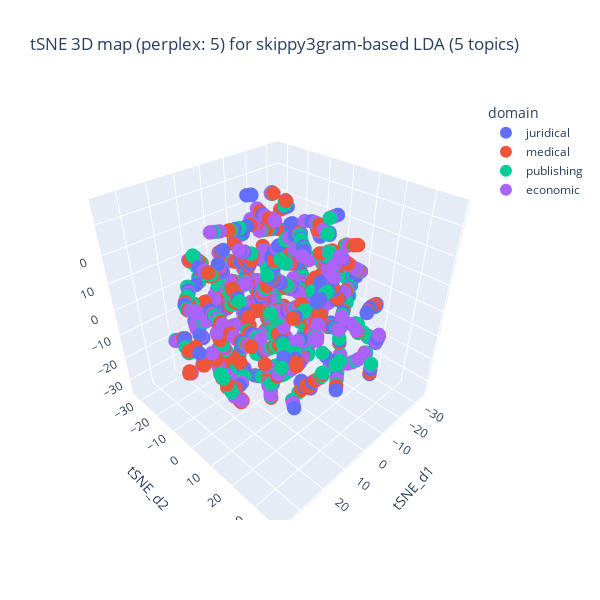
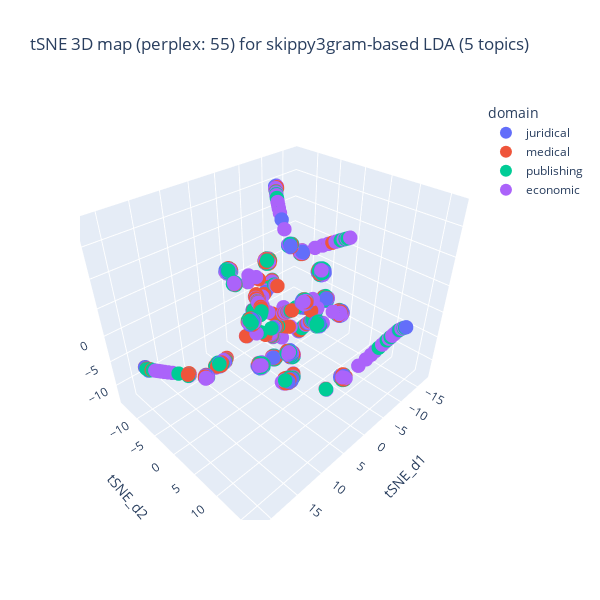
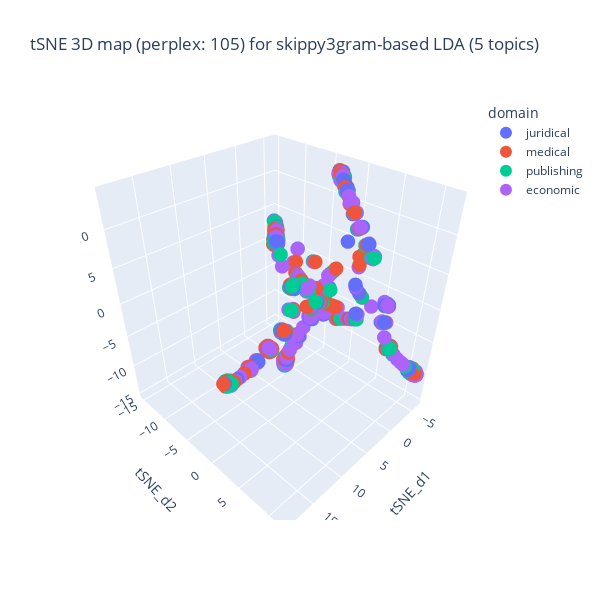
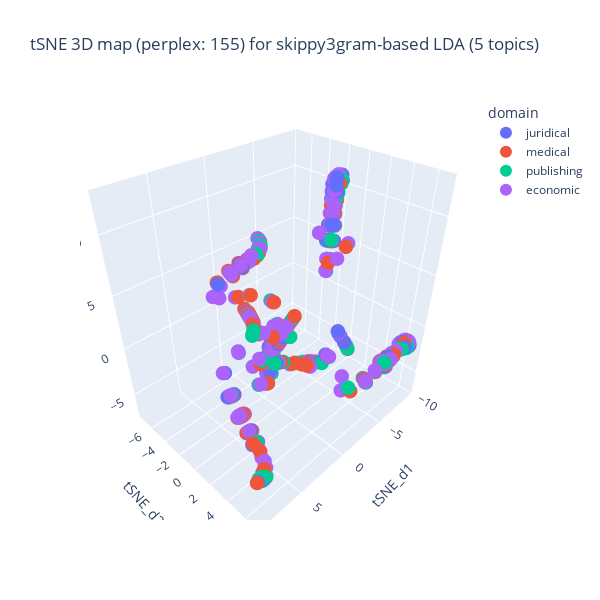

Notebook source saved alongside these figures, in order:
### Markdown cell above
# t-SNE を使った可視化

### Code cell
%%capture --no-display

## Plotlyを使って tSNE の結果の可視化 (3D)
import sklearn.manifold
import numpy as np
import pandas as pd
import plotly.express as pex

## perplexity の効果を確認
divider = 5
relative_perplexity = True
if relative_perplexity:
    max_val = round(len(df)/divider)
else:
    max_val = 200
perplexity_vals = range(5, max_val, 50) # 10から始めて doc数の 1/divider まで，50づつ大きくする
print(f"perplexity vals: {perplexity_vals}")

E = np.array(list(df['enc']))
for perplexity_val in perplexity_vals:
    ## tSNE 3D の生成
    tSNE_3d_varied = sklearn.manifold.TSNE(n_components = 3, random_state = 0,
                                perplexity = perplexity_val, n_iter = 1000)
    ## Fitting
    model_fitted = tSNE_3d_varied.fit_transform(E)
    
    ## df の編集
    df['tSNE_d1'] = model_fitted[:,0]
    df['tSNE_d2'] = model_fitted[:,1]
    df['tSNE_d3'] = model_fitted[:,2]
    
    ## 描画
    title_val = f"tSNE 3D map (perplex: {perplexity_val}) for {term_type}-based LDA ({n_topics} topics)"
    fig = pex.scatter_3d(df, x = 'tSNE_d1', y = 'tSNE_d2', z = 'tSNE_d3',
                                     color = 'domain', title = title_val)
    #
    fig.update_layout(showlegend = True, legend = {'itemsizing': 'constant'},
                  autosize = False, width = 600, height = 600)
    fig.update_traces(marker_size = 5)
    fig.show()
#

### Figure 1 — Plotly figure (JSON) as saved in the notebook; plotly's stock layout.template omitted (floating-point values rounded to 4 significant figures; data arrays with more than 128 entries replaced by an {"elided": "..."} marker saying what was removed)
{"data": [{"hovertemplate": "domain=juridical<br>tSNE_d1=%{x}<br>tSNE_d2=%{y}<br>tSNE_d3=%{z}<extra></extra>", "legendgroup": "juridical", "marker": {"color": "#636efa", "size": 5, "symbol": "circle"}, "mode": "markers", "name": "juridical", "scene": "scene", "showlegend": true, "type": "scatter3d", "x": {"elided": "500 float values"}, "y": {"elided": "500 float values"}, "z": {"elided": "500 float values"}}, {"hovertemplate": "domain=medical<br>tSNE_d1=%{x}<br>tSNE_d2=%{y}<br>tSNE_d3=%{z}<extra></extra>", "legendgroup": "medical", "marker": {"color": "#EF553B", "size": 5, "symbol": "circle"}, "mode": "markers", "name": "medical", "scene": "scene", "showlegend": true, "type": "scatter3d", "x": {"elided": "500 float values"}, "y": {"elided": "500 float values"}, "z": {"elided": "500 float values"}}, {"hovertemplate": "domain=publishing<br>tSNE_d1=%{x}<br>tSNE_d2=%{y}<br>tSNE_d3=%{z}<extra></extra>", "legendgroup": "publishing", "marker": {"color": "#00cc96", "size": 5, "symbol": "circle"}, "mode": "markers", "name": "publishing", "scene": "scene", "showlegend": true, "type": "scatter3d", "x": {"elided": "500 float values"}, "y": {"elided": "500 float values"}, "z": {"elided": "500 float values"}}, {"hovertemplate": "domain=economic<br>tSNE_d1=%{x}<br>tSNE_d2=%{y}<br>tSNE_d3=%{z}<extra></extra>", "legendgroup": "economic", "marker": {"color": "#ab63fa", "size": 5, "symbol": "circle"}, "mode": "markers", "name": "economic", "scene": "scene", "showlegend": true, "type": "scatter3d", "x": {"elided": "497 float values"}, "y": {"elided": "497 float values"}, "z": {"elided": "497 float values"}}], "layout": {"autosize": false, "height": 600, "legend": {"itemsizing": "constant", "title": {"text": "domain"}, "tracegroupgap": 0}, "scene": {"domain": {"x": [0, 1], "y": [0, 1]}, "xaxis": {"title": {"text": "tSNE_d1"}}, "yaxis": {"title": {"text": "tSNE_d2"}}, "zaxis": {"title": {"text": "tSNE_d3"}}}, "showlegend": true, "title": {"text": "tSNE 3D map (perplex: 5) for skippy3gram-based LDA (5 topics)"}, "width": 600}}

### Figure 2 — Plotly figure (JSON) as saved in the notebook; plotly's stock layout.template omitted (floating-point values rounded to 4 significant figures; data arrays with more than 128 entries replaced by an {"elided": "..."} marker saying what was removed)
{"data": [{"hovertemplate": "domain=juridical<br>tSNE_d1=%{x}<br>tSNE_d2=%{y}<br>tSNE_d3=%{z}<extra></extra>", "legendgroup": "juridical", "marker": {"color": "#636efa", "size": 5, "symbol": "circle"}, "mode": "markers", "name": "juridical", "scene": "scene", "showlegend": true, "type": "scatter3d", "x": {"elided": "500 float values"}, "y": {"elided": "500 float values"}, "z": {"elided": "500 float values"}}, {"hovertemplate": "domain=medical<br>tSNE_d1=%{x}<br>tSNE_d2=%{y}<br>tSNE_d3=%{z}<extra></extra>", "legendgroup": "medical", "marker": {"color": "#EF553B", "size": 5, "symbol": "circle"}, "mode": "markers", "name": "medical", "scene": "scene", "showlegend": true, "type": "scatter3d", "x": {"elided": "500 float values"}, "y": {"elided": "500 float values"}, "z": {"elided": "500 float values"}}, {"hovertemplate": "domain=publishing<br>tSNE_d1=%{x}<br>tSNE_d2=%{y}<br>tSNE_d3=%{z}<extra></extra>", "legendgroup": "publishing", "marker": {"color": "#00cc96", "size": 5, "symbol": "circle"}, "mode": "markers", "name": "publishing", "scene": "scene", "showlegend": true, "type": "scatter3d", "x": {"elided": "500 float values"}, "y": {"elided": "500 float values"}, "z": {"elided": "500 float values"}}, {"hovertemplate": "domain=economic<br>tSNE_d1=%{x}<br>tSNE_d2=%{y}<br>tSNE_d3=%{z}<extra></extra>", "legendgroup": "economic", "marker": {"color": "#ab63fa", "size": 5, "symbol": "circle"}, "mode": "markers", "name": "economic", "scene": "scene", "showlegend": true, "type": "scatter3d", "x": {"elided": "497 float values"}, "y": {"elided": "497 float values"}, "z": {"elided": "497 float values"}}], "layout": {"autosize": false, "height": 600, "legend": {"itemsizing": "constant", "title": {"text": "domain"}, "tracegroupgap": 0}, "scene": {"domain": {"x": [0, 1], "y": [0, 1]}, "xaxis": {"title": {"text": "tSNE_d1"}}, "yaxis": {"title": {"text": "tSNE_d2"}}, "zaxis": {"title": {"text": "tSNE_d3"}}}, "showlegend": true, "title": {"text": "tSNE 3D map (perplex: 55) for skippy3gram-based LDA (5 topics)"}, "width": 600}}

### Figure 3 — Plotly figure (JSON) as saved in the notebook; plotly's stock layout.template omitted (floating-point values rounded to 4 significant figures; data arrays with more than 128 entries replaced by an {"elided": "..."} marker saying what was removed)
{"data": [{"hovertemplate": "domain=juridical<br>tSNE_d1=%{x}<br>tSNE_d2=%{y}<br>tSNE_d3=%{z}<extra></extra>", "legendgroup": "juridical", "marker": {"color": "#636efa", "size": 5, "symbol": "circle"}, "mode": "markers", "name": "juridical", "scene": "scene", "showlegend": true, "type": "scatter3d", "x": {"elided": "500 float values"}, "y": {"elided": "500 float values"}, "z": {"elided": "500 float values"}}, {"hovertemplate": "domain=medical<br>tSNE_d1=%{x}<br>tSNE_d2=%{y}<br>tSNE_d3=%{z}<extra></extra>", "legendgroup": "medical", "marker": {"color": "#EF553B", "size": 5, "symbol": "circle"}, "mode": "markers", "name": "medical", "scene": "scene", "showlegend": true, "type": "scatter3d", "x": {"elided": "500 float values"}, "y": {"elided": "500 float values"}, "z": {"elided": "500 float values"}}, {"hovertemplate": "domain=publishing<br>tSNE_d1=%{x}<br>tSNE_d2=%{y}<br>tSNE_d3=%{z}<extra></extra>", "legendgroup": "publishing", "marker": {"color": "#00cc96", "size": 5, "symbol": "circle"}, "mode": "markers", "name": "publishing", "scene": "scene", "showlegend": true, "type": "scatter3d", "x": {"elided": "500 float values"}, "y": {"elided": "500 float values"}, "z": {"elided": "500 float values"}}, {"hovertemplate": "domain=economic<br>tSNE_d1=%{x}<br>tSNE_d2=%{y}<br>tSNE_d3=%{z}<extra></extra>", "legendgroup": "economic", "marker": {"color": "#ab63fa", "size": 5, "symbol": "circle"}, "mode": "markers", "name": "economic", "scene": "scene", "showlegend": true, "type": "scatter3d", "x": {"elided": "497 float values"}, "y": {"elided": "497 float values"}, "z": {"elided": "497 float values"}}], "layout": {"autosize": false, "height": 600, "legend": {"itemsizing": "constant", "title": {"text": "domain"}, "tracegroupgap": 0}, "scene": {"domain": {"x": [0, 1], "y": [0, 1]}, "xaxis": {"title": {"text": "tSNE_d1"}}, "yaxis": {"title": {"text": "tSNE_d2"}}, "zaxis": {"title": {"text": "tSNE_d3"}}}, "showlegend": true, "title": {"text": "tSNE 3D map (perplex: 105) for skippy3gram-based LDA (5 topics)"}, "width": 600}}

### Figure 4 — Plotly figure (JSON) as saved in the notebook; plotly's stock layout.template omitted (floating-point values rounded to 4 significant figures; data arrays with more than 128 entries replaced by an {"elided": "..."} marker saying what was removed)
{"data": [{"hovertemplate": "domain=juridical<br>tSNE_d1=%{x}<br>tSNE_d2=%{y}<br>tSNE_d3=%{z}<extra></extra>", "legendgroup": "juridical", "marker": {"color": "#636efa", "size": 5, "symbol": "circle"}, "mode": "markers", "name": "juridical", "scene": "scene", "showlegend": true, "type": "scatter3d", "x": {"elided": "500 float values"}, "y": {"elided": "500 float values"}, "z": {"elided": "500 float values"}}, {"hovertemplate": "domain=medical<br>tSNE_d1=%{x}<br>tSNE_d2=%{y}<br>tSNE_d3=%{z}<extra></extra>", "legendgroup": "medical", "marker": {"color": "#EF553B", "size": 5, "symbol": "circle"}, "mode": "markers", "name": "medical", "scene": "scene", "showlegend": true, "type": "scatter3d", "x": {"elided": "500 float values"}, "y": {"elided": "500 float values"}, "z": {"elided": "500 float values"}}, {"hovertemplate": "domain=publishing<br>tSNE_d1=%{x}<br>tSNE_d2=%{y}<br>tSNE_d3=%{z}<extra></extra>", "legendgroup": "publishing", "marker": {"color": "#00cc96", "size": 5, "symbol": "circle"}, "mode": "markers", "name": "publishing", "scene": "scene", "showlegend": true, "type": "scatter3d", "x": {"elided": "500 float values"}, "y": {"elided": "500 float values"}, "z": {"elided": "500 float values"}}, {"hovertemplate": "domain=economic<br>tSNE_d1=%{x}<br>tSNE_d2=%{y}<br>tSNE_d3=%{z}<extra></extra>", "legendgroup": "economic", "marker": {"color": "#ab63fa", "size": 5, "symbol": "circle"}, "mode": "markers", "name": "economic", "scene": "scene", "showlegend": true, "type": "scatter3d", "x": {"elided": "497 float values"}, "y": {"elided": "497 float values"}, "z": {"elided": "497 float values"}}], "layout": {"autosize": false, "height": 600, "legend": {"itemsizing": "constant", "title": {"text": "domain"}, "tracegroupgap": 0}, "scene": {"domain": {"x": [0, 1], "y": [0, 1]}, "xaxis": {"title": {"text": "tSNE_d1"}}, "yaxis": {"title": {"text": "tSNE_d2"}}, "zaxis": {"title": {"text": "tSNE_d3"}}}, "showlegend": true, "title": {"text": "tSNE 3D map (perplex: 155) for skippy3gram-based LDA (5 topics)"}, "width": 600}}
